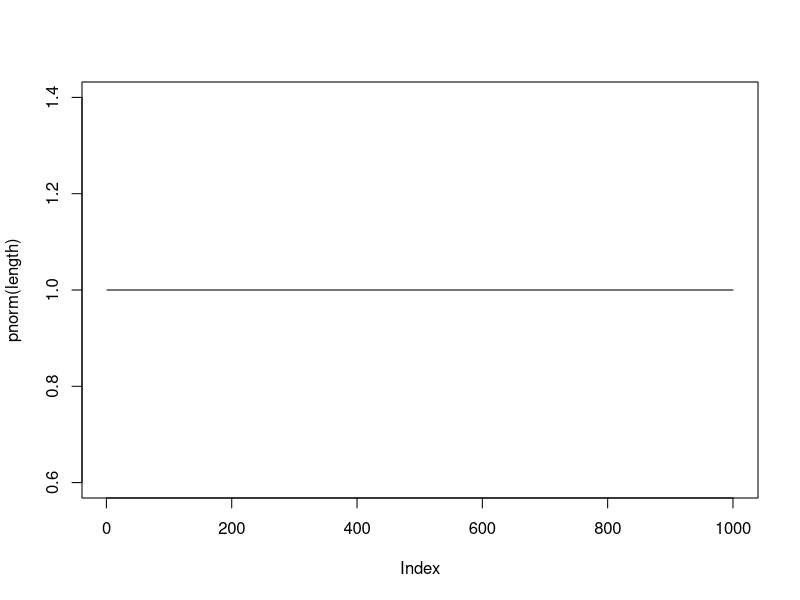
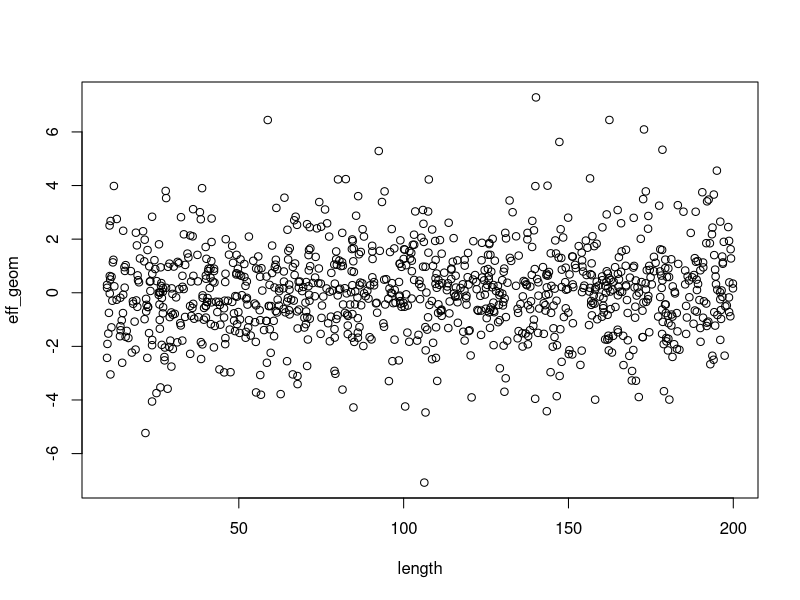

These charts were generated, in order, by the following R code:
## ---- chunk 1

set.seed(45398)

length = runif(1000,10,200); plot(pnorm(length),type='l')  	#good, random numbers
width = runif(1000,10,50)
qin = runif(1000,20,200)
qout = runif(1000,20,200)
cin = runif(1000,100,2000)
cout = runif(1000,100,2000)

eff_geom = rep(0,1000) ## vector to store results
for(i in 1:1000){
  
    eff_geom[i] = ((qout[i]*cout[i])-(qin[i]*cin[i]))/(exp((log(qout[i]*cout[i]) + log(qin[i]*cin[i]))/2))
  
  
}

plot(length,eff_geom)





